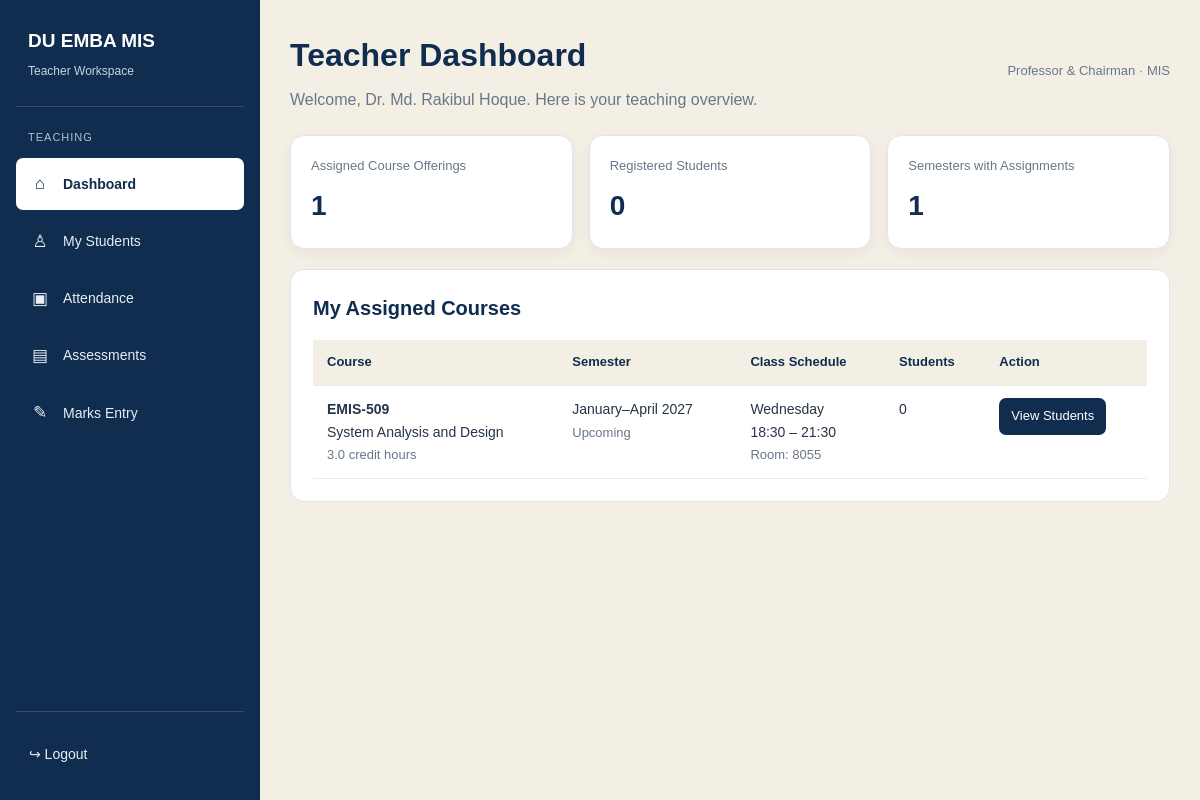
The app's page /teacher/dashboard.php (signed in) with its own data.
### tables this page shows
CREATE TABLE `teachers` (
  `id` int UNSIGNED NOT NULL,
  `user_id` int UNSIGNED NOT NULL,
  `employee_id` varchar(50) NOT NULL,
  `designation` varchar(100) DEFAULT NULL,
  `department` varchar(100) DEFAULT 'MIS',
  `phone` varchar(25) DEFAULT NULL
);

CREATE TABLE `course_offerings` (
  `id` int UNSIGNED NOT NULL,
  `course_id` int UNSIGNED NOT NULL,
  `semester_id` int UNSIGNED NOT NULL,
  `teacher_id` int UNSIGNED DEFAULT NULL,
  `capacity` int UNSIGNED NOT NULL DEFAULT '60',
  `registration_open` tinyint(1) NOT NULL DEFAULT '0'
);

CREATE TABLE `courses` (
  `id` int UNSIGNED NOT NULL,
  `course_code` varchar(30) NOT NULL,
  `course_title` varchar(180) NOT NULL,
  `category_id` int UNSIGNED DEFAULT NULL,
  `teacher_id` int UNSIGNED DEFAULT NULL,
  `credit_hours` decimal(4,1) NOT NULL DEFAULT '3.0',
  `description` text,
  `is_active` tinyint(1) NOT NULL DEFAULT '1'
);

CREATE TABLE `semesters` (
  `id` int UNSIGNED NOT NULL,
  `session_id` int UNSIGNED NOT NULL,
  `semester_name` varchar(100) NOT NULL,
  `start_date` date DEFAULT NULL,
  `end_date` date DEFAULT NULL,
  `registration_open` tinyint(1) NOT NULL DEFAULT '0',
  `status` enum('upcoming','active','completed') DEFAULT 'upcoming'
);

### includes/auth.php (called while the page is built, shortened)
<?php
function e(?string $value): string
{
    return htmlspecialchars(
        $value ?? '',
        ENT_QUOTES | ENT_SUBSTITUTE,
        'UTF-8'
    );
}

### teacher/dashboard.php (the view, shortened to what this page needs)
<?php
require_once __DIR__ . '/../includes/auth.php';
$userId = (int) ($_SESSION['user_id'] ?? 0);
$teacher = null;
$courses = [];
$stats = [
    'courses' => 0,
    'students' => 0,
    'semesters' => 0
];
$error = '';
try {
    $stmt = $conn->prepare("
        SELECT id, employee_id, designation, department
        FROM teachers
        WHERE user_id = ?
        LIMIT 1
    ");
    $stmt->bind_param('i', $userId);
    $stmt->execute();
    $teacher = $stmt->get_result()->fetch_assoc();
    if (!$teacher) {
        $error = 'Your teacher profile is not linked to this login. Please contact the Administrator.';
    } else {
        $teacherId = (int) $teacher['id'];
        $sql = "
            SELECT
                co.id AS offering_id,
                c.course_code,
                c.course_title,
                c.credit_hours,
                sem.semester_name,
                sem.status AS semester_status,
                cs.class_day,
                cs.start_time,
                cs.end_time,
                cs.room,
                COUNT(
                    DISTINCT CASE
                        WHEN cr.status = 'registered' THEN cr.id
                    END
                ) AS student_count
            FROM course_offerings co
            INNER JOIN courses c
                ON c.id = co.course_id
            INNER JOIN semesters sem
                ON sem.id = co.semester_id
            LEFT JOIN course_schedules cs
                ON cs.offering_id = co.id
            LEFT JOIN course_registrations cr
                ON cr.offering_id = co.id
            WHERE co.teacher_id = ?
              AND c.is_active = 1
            GROUP BY
                co.id,
                c.course_code,
                c.course_title,
                c.credit_hours,
                sem.semester_name,
                sem.status,
                cs.class_day,
                cs.start_time,
                cs.end_time,
                cs.room
            ORDER BY
                sem.start_date DESC,
                c.course_code ASC
        ";
        $stmt = $conn->prepare($sql);
        $stmt->bind_param('i', $teacherId);
        $stmt->execute();
        $result = $stmt->get_result();
        while ($row = $result->fetch_assoc()) {
            $courses[] = $row;
        }
        $stats['courses'] = count($courses);
        $studentSql = "
            SELECT COUNT(DISTINCT cr.student_id) AS total
            FROM course_registrations cr
            INNER JOIN course_offerings co
                ON co.id = cr.offering_id
            WHERE co.teacher_id = ?
              AND cr.status = 'registered'
        ";
        $stmt = $conn->prepare($studentSql);
        $stmt->bind_param('i', $teacherId);
        $stmt->execute();
        $stats['students'] = (int) (
            $stmt->get_result()->fetch_assoc()['total'] ?? 0
        );
        $semesterSql = "
            SELECT COUNT(DISTINCT semester_id) AS total
            FROM course_offerings
            WHERE teacher_id = ?
        ";
        $stmt = $conn->prepare($semesterSql);
        $stmt->bind_param('i', $teacherId);
        $stmt->execute();
        $stats['semesters'] = (int) (
            $stmt->get_result()->fetch_assoc()['total'] ?? 0
        );
    }
} catch (Throwable $e) {
    error_log('Teacher dashboard: ' . $e->getMessage());
    $error = 'We could not load the teaching information. Please check the database configuration.';
}
require_once __DIR__ . '/../includes/teacher-header.php';
?>
<div class="teacher-welcome">
    <div>
        <h1>Teacher Dashboard</h1>
        <p>
            Welcome,
            <?= e($_SESSION['full_name'] ?? 'Teacher') ?>.
            Here is your teaching overview.
        </p>
    </div>
    <?php if ($teacher): ?>
    <div class="teacher-muted">
        <?= e($teacher['designation'] ?? 'Teacher') ?>
        <?= !empty($teacher['department'])
                ? ' · ' . e($teacher['department'])
                : '' ?>
    </div>
    <?php endif; ?>
</div>
<div class="teacher-stat-grid">
    <div class="teacher-stat">
        <span>Assigned Course Offerings</span>
        <strong><?= $stats['courses'] ?></strong>
    </div>
    <div class="teacher-stat">
        <span>Registered Students</span>
        <strong><?= $stats['students'] ?></strong>
    </div>
    <div class="teacher-stat">
        <span>Semesters with Assignments</span>
        <strong><?= $stats['semesters'] ?></strong>
    </div>
</div>
<section class="teacher-panel">
    <h2>My Assigned Courses</h2>
    <?php if (!$error && !$courses): ?>
    <p class="teacher-muted">
        No active course offerings are currently assigned
        to your account. Please contact the Academic Officer.
    </p>
    <?php elseif ($courses): ?>
    <div class="teacher-table-wrap">
        <table class="teacher-table">
            <thead>
                <tr>
                    <th>Course</th>
                    <th>Semester</th>
                    <th>Class Schedule</th>
                    <th>Students</th>
                    <th>Action</th>
                </tr>
            </thead>
            <tbody>
                <?php foreach ($courses as $course): ?>
                <tr>
                    <td>
                        <strong>
                            <?= e($course['course_code']) ?>
                        </strong>
                        <br>
                        <?= e($course['course_title']) ?>
                        <br>
                        <span class="teacher-muted">
                            <?= e((string)$course['credit_hours']) ?>
                            credit hours
                        </span>
                    </td>
                    <td>
                        <?= e($course['semester_name']) ?>
                        <br>
                        <span class="teacher-muted">
                            <?= e(ucfirst($course['semester_status'])) ?>
                        </span>
                    </td>
                    <td>
                        <?php if ($course['class_day']): ?>
                        <?= e($course['class_day']) ?>
                        <br>
                        <?= e(substr((string)$course['start_time'], 0, 5)) ?>
                        –
                        <?= e(substr((string)$course['end_time'], 0, 5)) ?>
                        <br>
                        <span class="teacher-muted">
                            Room: <?= e($course['room']) ?>
                        </span>
                        <?php else: ?>
                        <span class="teacher-muted">
                            Schedule not set
                        </span>
                        <?php endif; ?>
                    </td>
                    <td>
                        <?= (int)$course['student_count'] ?>
                    </td>
                    <td>
                        <a class="teacher-action"
                            href="<?= BASE_URL ?>/teacher/students.php?offering_id=<?= (int)$course['offering_id'] ?>">
                            View Students
                        </a>
                    </td>
                </tr>
                <?php endforeach; ?>
            </tbody>
        </table>
    </div>
    <?php endif; ?>
</section>
<?php require_once __DIR__ . '/../includes/teacher-footer.php'; ?>

### assets/css/style.css (style rules this page uses)
:root { --navy: #102d50; --navy-light: #1c456e; --beige: #f4efe5; --white: #ffffff; --text: #263548; --muted: #687789; --border: #e1e5eb; --danger-bg: #fff0ed; --danger-text: #a52d20; }
* { box-sizing: border-box; }
body { margin: 0; font-family: Arial, Helvetica, sans-serif; background: var(--beige); color: var(--text); line-height: 1.6; }
a { color: var(--navy-light); }

### assets/css/admin-layout.css (style rules this page uses)
:root { --admin-navy: #102d50; --admin-navy-light: #1c456e; --admin-beige: #f4efe5; --admin-white: #ffffff; --admin-text: #263548; --admin-muted: #687789; --admin-border: #e1e5eb; --admin-shadow: 0 4px 16px rgba(16, 45, 80, 0.07); --admin-sidebar-width: 260px; }
* { box-sizing: border-box; }
body { margin: 0; padding: 0; background: var(--admin-beige); color: var(--admin-text); font-family: Arial, Helvetica, sans-serif; }
a { text-decoration: none; }

### teacher/dashboard.php (style rules this page uses)
.teacher-welcome { display: flex; justify-content: space-between; align-items: center; gap: 16px; flex-wrap: wrap; margin-bottom: 22px; }
.teacher-welcome h1 { margin: 0 0 6px; color: #102d50; }
.teacher-welcome p { margin: 0; color: #687789; }
.teacher-stat-grid { display: grid; grid-template-columns: repeat(3, minmax(0, 1fr)); gap: 16px; margin: 20px 0; }
.teacher-stat { background: #fff; border: 1px solid #e1e5eb; border-radius: 14px; padding: 20px; box-shadow: 0 4px 14px rgba(16, 45, 80, .05); }
.teacher-stat span { display: block; color: #687789; font-size: 13px; }
.teacher-stat strong { display: block; color: #102d50; font-size: 28px; margin-top: 7px; }
.teacher-panel { background: #fff; border: 1px solid #e1e5eb; border-radius: 14px; padding: 22px; margin-top: 18px; overflow: hidden; }
.teacher-panel h2 { margin: 0 0 16px; color: #102d50; font-size: 20px; }
.teacher-table-wrap { width: 100%; overflow-x: auto; }
.teacher-table { width: 100%; border-collapse: collapse; min-width: 760px; }
.teacher-table th, .teacher-table td { padding: 12px 14px; border-bottom: 1px solid #e8ebef; text-align: left; vertical-align: top; }
.teacher-table th { background: #f4efe5; color: #102d50; font-size: 13px; }
.teacher-table td { font-size: 14px; }
.teacher-action { display: inline-block; padding: 8px 12px; background: #102d50; color: #fff; border-radius: 7px; text-decoration: none; font-size: 13px; white-space: nowrap; }
.teacher-muted { color: #687789; font-size: 13px; }

### records on screen
teachers: designation "Professor & Chairman", department "MIS"
course_offerings: course.course_code "EMIS-509", course.course_title "System Analysis and Design", course.credit_hours "3.0", semester.semester_name "January–April 2027", semester.status "Upcoming", class_day "Wednesday", start_time "18:30", end_time "21:30", room "8055", student_count "0"

### other values on screen
$item['icon'] "⌂"
$item['label'] "Dashboard"
$item['icon'] "♙"
$item['label'] "My Students"
$item['icon'] "▣"
$item['label'] "Attendance"
$item['icon'] "▤"
$item['label'] "Assessments"
$item['icon'] "✎"
$item['label'] "Marks Entry"
$_SESSION['full_name'] "Dr. Md. Rakibul Hoque"
$stats['courses'] "1"
$stats['students'] "0"
$stats['semesters'] "1"
